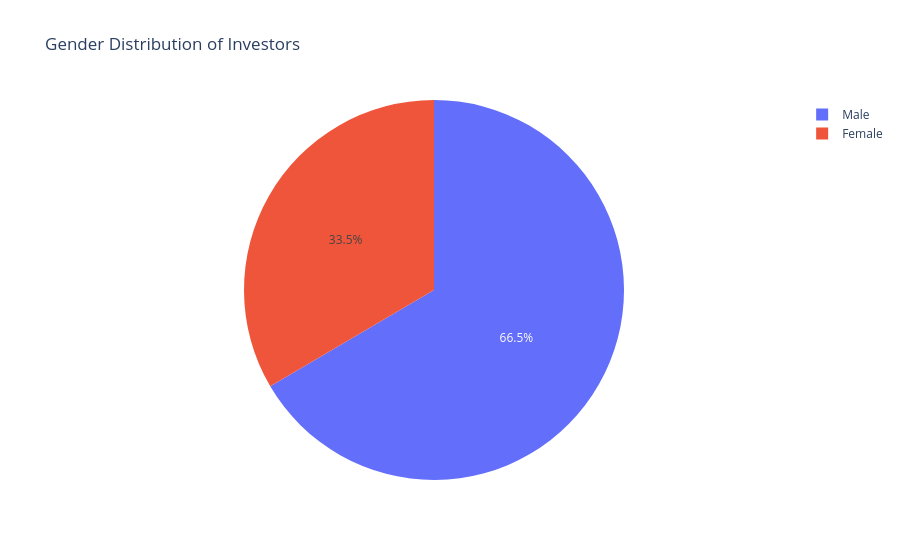

This figure's notebook cell:
### Code cell
# Gender Distribution

gender_counts = (
    transactions["gender"]
    .value_counts()
    .reset_index()
)

gender_counts.columns = ["gender", "count"]

fig = px.pie(
    gender_counts,
    names="gender",
    values="count",
    title="Gender Distribution of Investors"
)

fig.show()

### Figure 1 — Plotly figure (JSON) as saved in the notebook; plotly's stock layout.template omitted (floating-point values rounded to 4 significant figures)
{"data": [{"domain": {"x": [0, 1], "y": [0, 1]}, "hovertemplate": "gender=%{label}<br>count=%{value}<extra></extra>", "labels": ["Male", "Female"], "legendgroup": "", "name": "", "showlegend": true, "type": "pie", "values": [21809, 10969]}], "layout": {"legend": {"tracegroupgap": 0}, "title": {"text": "Gender Distribution of Investors"}}}
